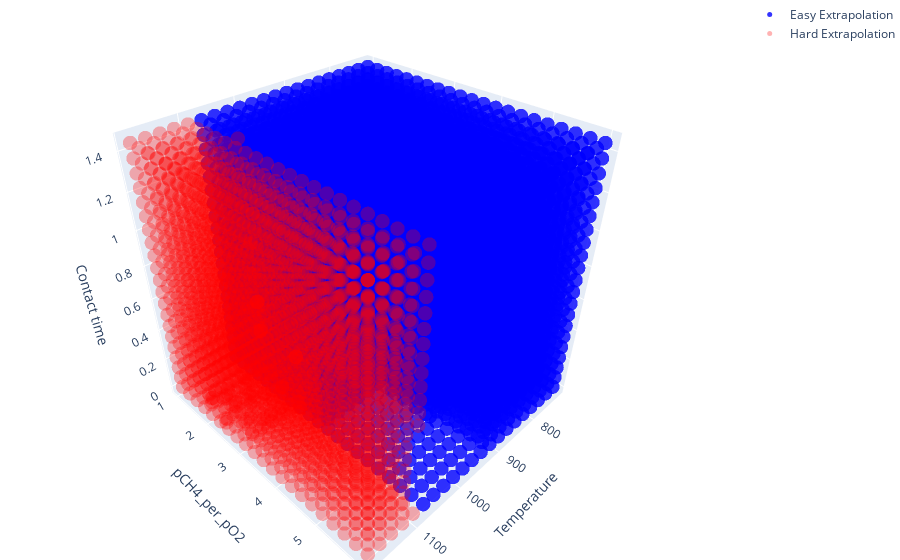

The code cell stored with this chart in its notebook:
### Code cell
import plotly.graph_objects as go

# Assuming 'scaled_experiment_data_0' and 'scaled_experiment_data_1' are your datasets
# Replace these variable names with your actual DataFrame names
# Ensure these DataFrames have 'Temperature', 'pCH4_per_pO2', and 'Contact time' columns

fig = go.Figure()

# Adding the experiment data 1 scatter plot
fig.add_trace(go.Scatter3d(
    x=data_0['Temperature'],
    y=data_0['pCH4_per_pO2'],
    z=data_0['Contact time'],
    mode='markers',
    marker=dict(
        size=5,
        opacity=0.8,  # lower opacity
        color='blue'
    ),
    name='Easy Extrapolation'
))

# Adding the experiment data 2 scatter plot
fig.add_trace(go.Scatter3d(
    x=data_1['Temperature'],
    y=data_1['pCH4_per_pO2'],
    z=data_1['Contact time'],
    mode='markers',
    marker=dict(
        size=5,
        opacity=0.3,  # higher opacity
        color='red'
    ),
    name='Hard Extrapolation'
))

fig.add_trace(go.Scatter3d(
    x=data_2['Temperature'],
    y=data_2['pCH4_per_pO2'],
    z=data_2['Contact time'],
    mode='markers',
    marker=dict(
        size=5,
        opacity=0.3,  # higher opacity
        color='green'
    ),
    name='Cluster 3'
))

fig.add_trace(go.Scatter3d(
    x=data_3['Temperature'],
    y=data_3['pCH4_per_pO2'],
    z=data_3['Contact time'],
    mode='markers',
    marker=dict(
        size=5,
        opacity=0.3,  # higher opacity
        color='yellow'
    ),
    name='Cluster 4'
))

fig.add_trace(go.Scatter3d(
    x=data_4['Temperature'],
    y=data_4['pCH4_per_pO2'],
    z=data_4['Contact time'],
    mode='markers',
    marker=dict(
        size=5,
        opacity=0.5,  # higher opacity
        color='purple'
    ),
    name='Cluster 5'
))

fig.add_trace(go.Scatter3d(
    x=data_5['Temperature'],
    y=data_5['pCH4_per_pO2'],
    z=data_5['Contact time'],
    mode='markers',
    marker=dict(
        size=5,
        opacity=0.3,  # higher opacity
        color='orange'
    ),
    name='Cluster 6'
))

# Setting the layout for the 3D plot
fig.update_layout(
    margin=dict(l=0, r=0, b=0, t=0),
    scene=dict(
        xaxis_title='Temperature',
        yaxis_title='pCH4_per_pO2',
        zaxis_title='Contact time'
    ),
    title='3D Scatter Plot of Variables'
)

fig.show()

### Figure 1 — Plotly figure (JSON) as saved in the notebook; plotly's stock layout.template omitted (floating-point values rounded to 4 significant figures; data arrays with more than 128 entries replaced by an {"elided": "..."} marker saying what was removed)
{"data": [{"marker": {"color": "blue", "opacity": 0.8, "size": 5}, "mode": "markers", "name": "Easy Extrapolation", "type": "scatter3d", "x": {"elided": "6719 float values"}, "y": {"elided": "6719 float values"}, "z": {"elided": "6719 float values"}}, {"marker": {"color": "red", "opacity": 0.3, "size": 5}, "mode": "markers", "name": "Hard Extrapolation", "type": "scatter3d", "x": {"elided": "2197 float values"}, "y": {"elided": "2197 float values"}, "z": {"elided": "2197 float values"}}, {"marker": {"color": "green", "opacity": 0.3, "size": 5}, "mode": "markers", "name": "Cluster 3", "type": "scatter3d", "x": [], "y": [], "z": []}, {"marker": {"color": "yellow", "opacity": 0.3, "size": 5}, "mode": "markers", "name": "Cluster 4", "type": "scatter3d", "x": [], "y": [], "z": []}, {"marker": {"color": "purple", "opacity": 0.5, "size": 5}, "mode": "markers", "name": "Cluster 5", "type": "scatter3d", "x": [], "y": [], "z": []}, {"marker": {"color": "orange", "opacity": 0.3, "size": 5}, "mode": "markers", "name": "Cluster 6", "type": "scatter3d", "x": [], "y": [], "z": []}], "layout": {"margin": {"b": 0, "l": 0, "r": 0, "t": 0}, "scene": {"xaxis": {"title": {"text": "Temperature"}}, "yaxis": {"title": {"text": "pCH4_per_pO2"}}, "zaxis": {"title": {"text": "Contact time"}}}, "title": {"text": "3D Scatter Plot of Variables"}}}
